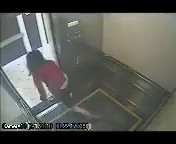
#> input picture imagenes1/image_0016.jpg, 176 x 144 px, found by its file name; its folder holds 4 pictures in this run
$ python rangoCeldas.py
#> lines starting #> are read from the running program, lines starting #| are printed output that depends on the picture
import cv2
import numpy as np
import os

def horn_schunck_real_time(I1, I2, alpha, iterations):
    I1_gray = cv2.cvtColor(I1, cv2.COLOR_BGR2GRAY)
    I2_gray = cv2.cvtColor(I2, cv2.COLOR_BGR2GRAY)

    # Calcular el flujo óptico con el algoritmo de Horn-Schunck
    flow = cv2.calcOpticalFlowFarneback(I1_gray, I2_gray, None, 0.5, 3, 15, 3, 7, 1.5, 0)

    # Extraer las componentes horizontal y vertical del flujo óptico
    u = flow[:, :, 0]
    v = flow[:, :, 1]

    return u, v

if __name__ == "__main__":
    # Obtener la lista de archivos en la carpeta de imágenes
    imagenes_dir = "imagenes1"
    imagenes_files = sorted(os.listdir(imagenes_dir))
    imagenes_paths = [os.path.join(imagenes_dir, filename) for filename in imagenes_files]

    # Crear o abrir un archivo de texto para guardar la información
    output_file = open("informacion_flujo_optico.txt", "w")

    # Inicializar listas para almacenar los promedios de magnitud por celda
    promedios_magnitud_por_celda = []

    # Iterar sobre cada par de imágenes consecutivas
    for i in range(len(imagenes_paths) - 1):
        image1_path = imagenes_paths[i]
        image2_path = imagenes_paths[i + 1]

        # Cargar las dos imágenes
        image1 = cv2.imread(image1_path)
#> image1 is the input picture: shape (144, 176, 3); mean B, G, R 88.8, 94.5, 92.6
        image2 = cv2.imread(image2_path)
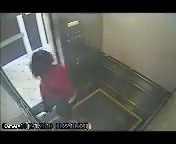
#> input picture imagenes1/image_0035.jpg, 176 x 144 px, found by its file name
#> image2 is the input picture: shape (144, 176, 3); mean B, G, R 89.6, 95.5, 94

        # Calcular el flujo óptico entre los fotogramas consecutivos
        u, v = horn_schunck_real_time(image1, image2, 0.01, 1)  # Cambiar alpha a 0.01 para reducir el ruido
#> in horn_schunck_real_time, `I1_gray = cv2.cvtColor(I1, cv2.COLOR_BGR2GRAY)`:
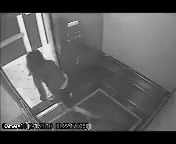
#> I1_gray: shape (144, 176); min 0, max 253, mean 93.3
#> in horn_schunck_real_time, `I2_gray = cv2.cvtColor(I2, cv2.COLOR_BGR2GRAY)`:
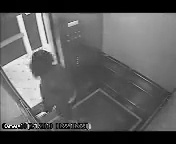
#> I2_gray: shape (144, 176); min 0, max 251, mean 94.4
#> in horn_schunck_real_time, `u = flow[:, :, 0]`:
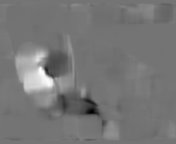
#> u: shape (144, 176) float32; min -6.74, max 8.06, mean 0.157; drawn with min black and max white
#> in horn_schunck_real_time, `v = flow[:, :, 1]`:
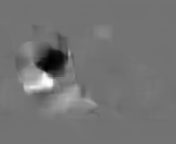
#> v: shape (144, 176) float32; min -8.79, max 10.69, mean 0.0673; drawn with min black and max white

        # Ajustar los parámetros para obtener una visualización más clara
        threshold = 1.5

        # Inicializar algunas variables para el análisis de flujo óptico
        magnitudes_por_celda = []

        # Dividir la cuadrícula en una matriz de 20x20
        grid_size = 20
        grid_width = u.shape[1] // grid_size
#> grid_width = 8
        grid_height = u.shape[0] // grid_size
#> grid_height = 7

        # Iterar sobre cada celda de la cuadrícula
        for i in range(grid_size):
            for j in range(grid_size):
                # Obtener la región de interés (celda) del flujo óptico
                grid_u = u[i * grid_height: (i + 1) * grid_height, j * grid_width: (j + 1) * grid_width]
                grid_v = v[i * grid_height: (i + 1) * grid_height, j * grid_width: (j + 1) * grid_width]

                # Calcular la magnitud del vector de flujo óptico en cada celda
                magnitude = np.sqrt(np.sum(grid_u ** 2) + np.sum(grid_v ** 2))

                # Calcular el promedio de la magnitud de los vectores en la celda actual
                promedio_magnitud = np.mean(magnitude)
                magnitudes_por_celda.append(promedio_magnitud)

                # Escribir la información en el archivo de texto
                if (i>4 and i< 14 and j>2 and j<17):
                    output_file.write(f"Para la celda ({i}, {j}) de las imágenes {image1_path} y {image2_path}:\n")
                    output_file.write(f"Promedio de magnitud: {promedio_magnitud}\n\n")
#> after the loop, magnitudes_por_celda = 400 values, max 87.81 at index 225, min 0.0104 at index 115, mean 7.16

        # Agregar los promedios de magnitud por celda a la lista
        promedios_magnitud_por_celda.append(magnitudes_por_celda)
#> pass 2 of the loop `for i in range(len(imagenes_paths) - 1):`:
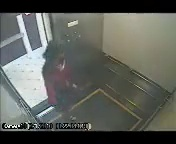
#> input picture imagenes1/image_0081.jpg, 176 x 144 px, found by its file name
#> image2 is the input picture: shape (144, 176, 3); mean B, G, R 90.7, 97, 94.3
#> in horn_schunck_real_time (call 2), `u = flow[:, :, 0]`:
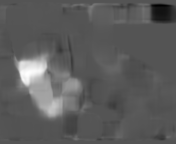
#> u: shape (144, 176) float32; min -5.86, max 11.75, mean 0.527; drawn with min black and max white
#> in horn_schunck_real_time (call 2), `v = flow[:, :, 1]`:
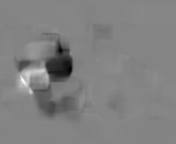
#> v: shape (144, 176) float32; min -10.75, max 9.92, mean -0.3; drawn with min black and max white
#> after the loop `for i in range(grid_size):`: magnitudes_por_celda = 400 values, max 91.34 at index 203, min 0.00601 at index 159, mean 9.64
#> pass 3 of the loop `for i in range(len(imagenes_paths) - 1):`:
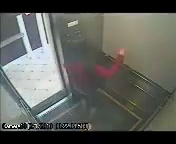
#> input picture imagenes1/image_0091.jpg, 176 x 144 px, found by its file name
#> image2 is the input picture: shape (144, 176, 3); mean B, G, R 92.2, 97.8, 95.7
#> in horn_schunck_real_time (call 3), `u = flow[:, :, 0]`:
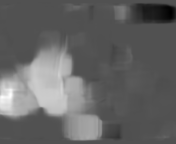
#> u: shape (144, 176) float32; min -10.03, max 21.38, mean 2.4; drawn with min black and max white
#> in horn_schunck_real_time (call 3), `v = flow[:, :, 1]`:
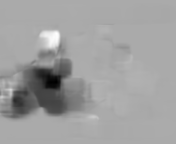
#> v: shape (144, 176) float32; min -15.13, max 7.52, mean -0.951; drawn with min black and max white
#> after the loop `for i in range(grid_size):`: magnitudes_por_celda = 400 values, max 145.1 at index 226, min 0.00684 at index 139, mean 27.62

    # Calcular el promedio final por celda
    promedios_finales_celda = np.mean(np.array(promedios_magnitud_por_celda), axis=0)
#> promedios_finales_celda = 400 values, max 88.89 at index 225, min 0.015 at index 119, mean 14.81

    # Guardar los promedios finales por celda en un archivo
    with open("promedioCeldas.txt", "w") as output_celdas_file:
        for i in range(grid_size):
            for j in range(grid_size):
                if (i>4 and i< 14 and j>2 and j<17):
                    output_celdas_file.write(f"Promedio final de celda ({i}, {j}): {promedios_finales_celda[i * grid_size + j]}\n")

    # Cerrar el archivo de texto
    output_file.close()
